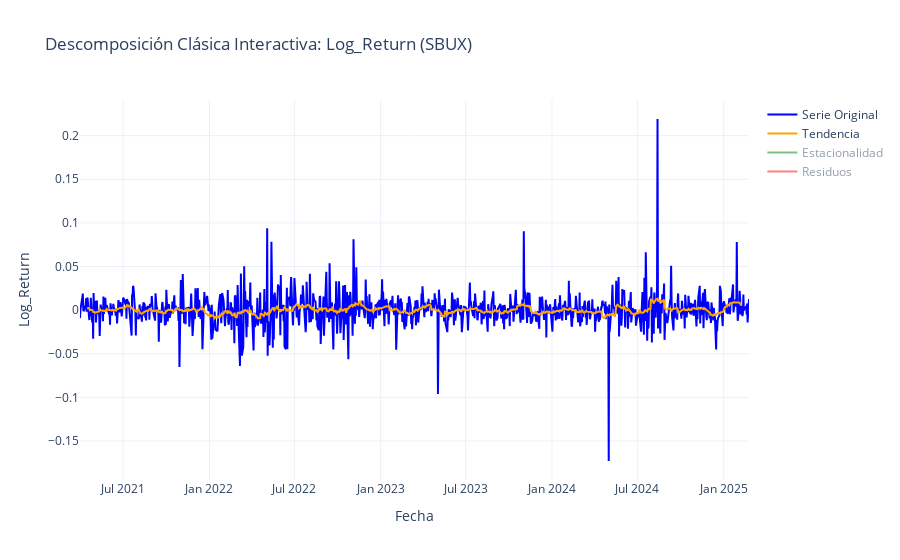

The notebook cell this image was saved under:
### Code cell
# Creamos la gráfica interactiva con Plotly
fig = go.Figure()

# 1. Serie Original
fig.add_trace(go.Scatter(x=df_train.index, y=df_train[target_col], mode='lines', name='Serie Original', line=dict(color='blue')))
# 2. Tendencia
fig.add_trace(go.Scatter(x=df_train.index, y=tendencia, mode='lines', name='Tendencia', line=dict(color='orange')))
# 3. Estacionalidad
fig.add_trace(go.Scatter(x=df_train.index, y=estacionalidad, mode='lines', name='Estacionalidad', line=dict(color='green'), visible='legendonly'))
# 4. Residuos
fig.add_trace(go.Scatter(x=df_train.index, y=residuos, mode='lines', name='Residuos', line=dict(color='red'), visible='legendonly'))

fig.update_layout(
    title=f'Descomposición Clásica Interactiva: {target_col} (SBUX)',
    xaxis_title='Fecha',
    yaxis_title=target_col,
    hovermode='x unified',
    template='plotly_white'
)

fig.show()

### Figure 1 — Plotly figure (JSON) as saved in the notebook; plotly's stock layout.template omitted (floating-point values rounded to 4 significant figures; data arrays with more than 128 entries replaced by an {"elided": "..."} marker saying what was removed)
{"data": [{"line": {"color": "blue"}, "mode": "lines", "name": "Serie Original", "type": "scatter", "x": {"elided": "980 str values"}, "y": {"elided": "980 float values"}}, {"line": {"color": "orange"}, "mode": "lines", "name": "Tendencia", "type": "scatter", "x": {"elided": "980 str values"}, "y": {"elided": "980 float values"}}, {"line": {"color": "green"}, "mode": "lines", "name": "Estacionalidad", "type": "scatter", "visible": "legendonly", "x": {"elided": "980 str values"}, "y": {"elided": "980 float values"}}, {"line": {"color": "red"}, "mode": "lines", "name": "Residuos", "type": "scatter", "visible": "legendonly", "x": {"elided": "980 str values"}, "y": {"elided": "980 float values"}}], "layout": {"hovermode": "x unified", "title": {"text": "Descomposición Clásica Interactiva: Log_Return (SBUX)"}, "xaxis": {"title": {"text": "Fecha"}}, "yaxis": {"title": {"text": "Log_Return"}}}}
